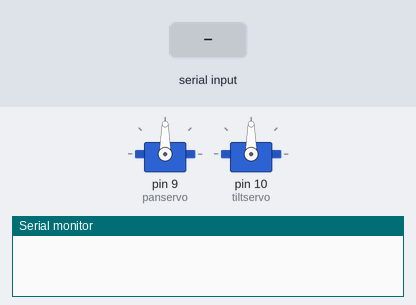
Bench run of a sketch on a simulated Arduino Uno, built with avr-gcc and run on an emulated ATmega328P. Parts: 2 × servo, the last lines printed to the serial monitor. Inputs (shaded band) come from the test bench.

Above: at 1.2 s.
1.3 s: "8" received over Serial
At 2.4 s:
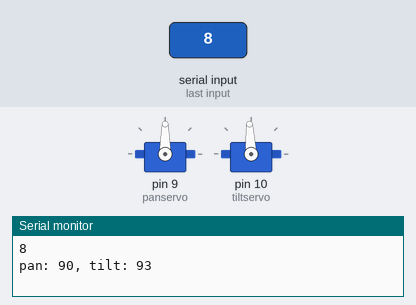
2.8 s: "6" received over Serial
At 3.6 s:
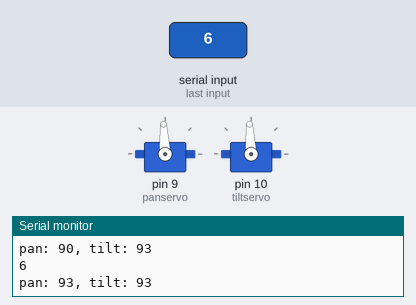
Timing chart, 0 to 5.8 s (numbered marks = the images above; inputs shaded):
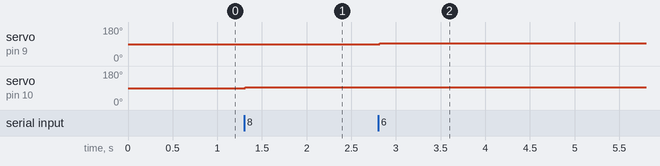

The sketch:

ArduinoCode.ino
```cpp
//Sketch to control pan/tilt servo motor for camcorder
//must be able to read information from a serial
//and adjust the position of the serial motors

/***
 * The read will occur in this manner..
 * one byte will be read. the first four MSB bits will control
 * the pan servo. The four LSB will control the tilt servo.
 * 00010001 = add 1 position to both servos
 * 10101100 = subtract 2 from pan, subtract 4 from tilt.
 */
#include <Servo.h>

//10011001 = 0x99 minus 1 each
//00010001 = 0x11 plus 1 each

Servo panservo;
Servo tiltservo;

String pos;
int readByte = 0;
int panadjust = 0;
int tiltadjust = 0;
int pan = 90;
int tilt = 90;
void setup() {
  // put your setup code here, to run once:
  Serial.begin(9600);
  panservo.attach(9);
  tiltservo.attach(10);
}

void loop() {
  // put your main code here, to run repeatedly:
  if( Serial.available() > 0){
        readByte = Serial.read();

        Serial.println((char)readByte);
        switch(readByte){
          case '8':
            tilt=tilt+3;
            break;
          case '2':
            tilt=tilt-3;
            break;
          case '6':
            pan=pan+3;
            break;
          case '4':
            pan=pan-3;
            break;
          case '+':
            pan = pan +3;
            tilt = tilt +3;
            break;
          case '-':
            pan = pan -3;
            tilt = tilt -3;
            break;
          default:
            panadjust = (readByte & 0xF0) >> 4;
            tiltadjust = (readByte & 0x0F);
            Serial.println(readByte, HEX);
            Serial.println(panadjust, HEX);
            Serial.println(tiltadjust, HEX);
            //adjust pan
            if( (panadjust & 0x08) > 0 ){
              //subtract
              pan = pan - (panadjust & 0x07);
              if(pan<5) pan =5;
            }
            else {
              pan = pan + panadjust;
              if(pan>175) pan = 175;
            }

            //adjust tilt
            if((tiltadjust & 0x08) > 0){
              //subtract
              tilt = tilt - (tiltadjust &0x07);
            }
            else {
              tilt = tilt + tiltadjust;
            }
            if(readByte == '0'){
              //reset
              pan = 90;
              tilt = 90;
            }
            break;
        }
        if(tilt>110) tilt = 110;
        if(tilt<45) tilt = 45;
        pos = "pan: "+(String)pan+", tilt: "+(String)tilt;
        Serial.println(pos);
  }
  panservo.write(pan);
  delay(5);
  tiltservo.write(tilt);

  delay(13);

}
```

Measured:
- after the input at 1.3 s, servo on pin 10 (tiltservo): 90° → 93° at once
- after the input at 2.8 s, servo on pin 9 (panservo): 90° → 93° at once
